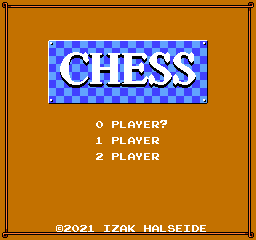

Tiled map render using the project's own tile images. Description and the whole map definition, tile-layer contents included, below:
An orthogonal 32x30 tile map with 8x8 px tiles, 1 tile layer (Tile Layer 1).

<map version="1.4" tiledversion="1.4.3" orientation="orthogonal" renderorder="right-down" width="32" height="30" tilewidth="8" tileheight="8" infinite="0" nextlayerid="2" nextobjectid="1">
 <tileset firstgid="1" source="chess.tsx" />
 <layer id="1" name="Tile Layer 1" width="32" height="30">
  <data encoding="csv">
289,290,291,291,291,291,291,291,291,291,291,291,291,291,291,291,291,291,291,291,291,291,291,291,291,291,291,291,291,291,293,294,
321,309,309,309,309,309,309,309,309,309,309,309,309,309,309,309,309,309,309,309,309,309,309,309,309,309,309,309,309,309,309,326,
321,309,309,309,309,309,309,309,309,309,309,309,309,309,309,309,309,309,309,309,309,309,309,309,309,309,309,309,309,309,309,358,
321,309,309,309,309,309,309,309,309,309,309,309,309,309,309,309,309,309,309,309,309,309,309,309,309,309,309,309,309,309,309,390,
321,309,309,309,309,309,309,309,309,309,309,309,309,309,309,309,309,309,309,309,309,309,309,309,309,309,309,309,309,309,309,422,
321,309,309,309,309,309,1,2,3,2,3,2,3,2,3,2,3,2,3,2,3,2,3,2,3,20,309,309,309,309,309,422,
321,309,309,309,309,309,33,34,35,36,37,38,39,40,41,42,43,44,45,46,47,48,49,50,51,180,309,309,309,309,309,422,
321,309,309,309,309,309,65,66,67,68,69,70,71,72,73,74,75,76,77,78,79,80,81,82,83,212,309,309,309,309,309,422,
321,309,309,309,309,309,33,98,99,100,101,102,103,104,105,106,107,108,109,110,111,112,113,114,115,180,309,309,309,309,309,422,
321,309,309,309,309,309,65,130,131,132,133,134,135,136,137,138,139,140,141,142,143,144,145,146,147,212,309,309,309,309,309,422,
321,309,309,309,309,309,33,162,163,164,165,166,167,168,169,170,171,172,173,174,175,176,177,178,179,180,309,309,309,309,309,422,
321,309,309,309,309,309,65,194,34,194,195,194,195,194,195,194,195,194,195,194,195,194,195,194,195,212,309,309,309,309,309,422,
321,309,309,309,309,309,225,226,227,226,227,226,227,226,227,226,227,226,227,226,227,226,227,226,227,244,309,309,309,309,309,422,
321,309,309,309,309,309,309,309,309,309,309,309,309,309,309,309,309,309,309,309,309,309,309,309,309,309,309,309,309,309,309,422,
321,309,309,309,309,309,309,309,309,309,309,309,309,309,309,309,309,309,309,309,309,309,309,309,309,309,309,309,309,309,309,422,
321,309,309,309,309,309,309,309,309,309,309,309,285,309,274,270,259,283,263,276,308,309,309,309,309,309,309,309,309,309,309,422,
321,309,309,309,309,309,309,309,309,309,309,309,309,309,309,309,309,309,309,309,309,309,309,309,309,309,309,309,309,309,309,422,
321,309,309,309,309,309,309,309,309,309,309,309,286,309,274,270,259,283,263,276,309,309,309,309,309,309,309,309,309,309,309,422,
321,309,309,309,309,309,309,309,309,309,309,309,309,309,309,309,309,309,309,309,309,309,309,309,309,309,309,309,309,309,309,422,
321,309,309,309,309,309,309,309,309,309,309,309,287,309,274,270,259,283,263,276,309,309,309,309,309,309,309,309,309,309,309,422,
321,309,309,309,309,309,309,309,309,309,309,309,309,309,309,309,309,309,309,309,309,309,309,309,309,309,309,309,309,309,309,422,
321,309,309,309,309,309,309,309,309,309,309,309,309,309,309,309,309,309,309,309,309,309,309,309,309,309,309,309,309,309,309,422,
321,309,309,309,309,309,309,309,309,309,309,309,309,309,309,309,309,309,309,309,309,309,309,309,309,309,309,309,309,309,309,422,
321,309,309,309,309,309,309,309,309,309,309,309,309,309,309,309,309,309,309,309,309,309,309,309,309,309,309,309,309,309,309,422,
321,309,309,309,309,309,309,309,309,309,309,309,309,309,309,309,309,309,309,309,309,309,309,309,309,309,309,309,309,309,309,422,
321,309,309,309,309,309,309,309,309,309,309,309,309,309,309,309,309,309,309,309,309,309,309,309,309,309,309,309,309,309,309,422,
353,309,309,309,309,309,309,309,309,309,309,309,309,309,309,309,309,309,309,309,309,309,309,309,309,309,309,309,309,309,309,422,
385,309,309,309,309,309,309,309,309,309,309,309,309,309,309,309,309,309,309,309,309,309,309,309,309,309,309,309,309,309,309,422,
417,309,309,309,309,309,309,307,287,285,287,286,309,267,284,259,269,309,266,259,270,277,263,267,262,263,309,309,309,309,309,422,
449,450,450,450,450,450,450,450,450,450,450,450,450,450,450,450,450,450,450,450,450,450,450,450,450,450,450,451,452,452,453,454
</data>
 </layer>
</map>
